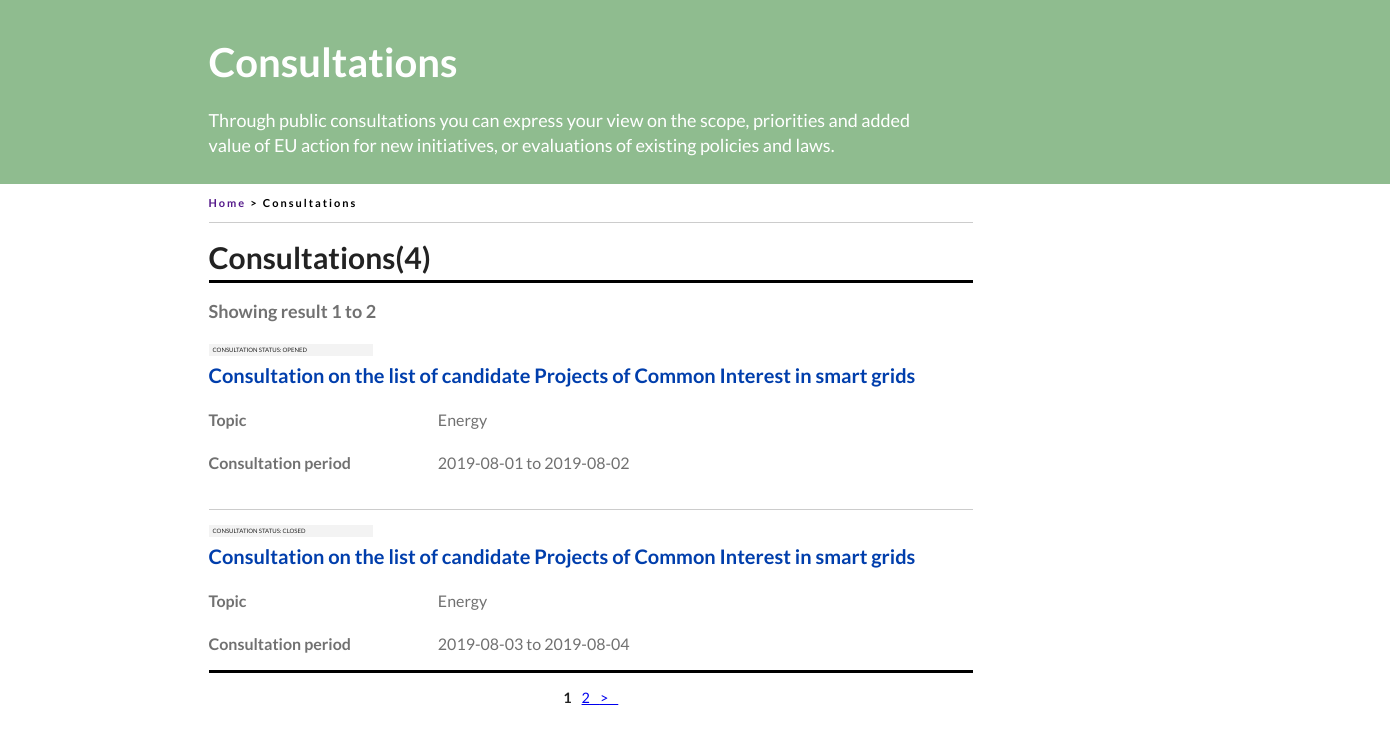
The page / on the database its author committed.
### tables this page shows
CREATE TABLE IF NOT EXISTS `consultation_main` (
  `consultation_id` int(11) NOT NULL,
  `title` varchar(100) NOT NULL,
  `topic_id` int(11) NOT NULL,
  `open_date` date NOT NULL,
  `close_date` date NOT NULL,
  `status` int(100) NOT NULL,
  PRIMARY KEY (`consultation_id`) USING BTREE
);

CREATE TABLE IF NOT EXISTS `topics` (
  `topic_id` int(11) NOT NULL,
  `topic` varchar(50) NOT NULL
);

### application/controllers/Welcome.php (called while the page is built, shortened)
<?php
class Welcome extends CI_Controller {
  private $list_max_num = 2;
  public $data;
  public function __construct(){
    $this->load->model('consultation_list_model');
    $this->load->helper('url_helper');
    $this->load->helper('url');
  }
  public function index($page = 'home'){
    $this->get_lists();
    $header['controller'] = 'welcome';
    $this->load->view('header', $header);
    $this->load->view('main_page/content', $this->data);
    $this->load->view('main_page/footer');
  }
  private function judge_status($num){
    if($num == 1)
      return "OPENED";
    elseif ($num == 0)
      return "CLOSED";
    else
      die("status error");
  }
  private function get_page_num($result_num, $list_max_num){
    if ($result_num%$list_max_num == 0)
      return $result_num/$list_max_num;
    else
      return floor($result_num/$list_max_num)+1;
  }
  private function get_page_nav(){
    $this->load->library('pagination');
    $config['base_url'] = '/edeliberation/index.php';
    $config['total_rows'] = $this->data['result_num'];
    $config['per_page'] = $this->list_max_num;
    $config['page_query_string'] = TRUE;
    $config['page_query_string'] = TRUE;
    $config['query_string_segment'] = 'page';
    $this->pagination->initialize($config);
    return $this->pagination->create_links();
  }
  private function get_page(){
    $r = substr($_SERVER['QUERY_STRING'],5);
    if ($r!=null) return $r;else return'';
  }
  private function get_lists(){
    $page = $this->get_page();
    $this->page = ($page == '') ? 1 : $page;
    $page_id_min = $this->list_max_num*($this->page-1)+1;
    $page_id_max = $this->page*$this->list_max_num;
    $result_num = $this->consultation_list_model->get_num() ;
    $page_num = $this->get_page_num($result_num, $this->list_max_num);
    $this->data['list_max_num'] = $this->list_max_num;
    $this->data['page_id_min'] = $page_id_min;
    $this->data['page_id_max'] = $page_id_max;
    $this->data['result_num'] = $result_num;
    $this->data['page_num'] = $page_num;
    $this->data['page'] = $this->page;
    $this->data['page_nav'] = $this->get_page_nav();
    if ($result_num > 0) {
      for($id=$page_id_min; $id<=$page_id_max; $id++){
        $row = $this->consultation_list_model->get_item_from_id($id);
        $this->data[$id]['id'] = $id;
        $this->data[$id]['status'] = $this->judge_status($row[0]['status']);
        $this->data[$id]['title'] = $row[0]['title'];
        $this->data[$id]['topic'] = $row[0]['topic'];
        $this->data[$id]['open_date'] = $row[0]['open_date'];
        $this->data[$id]['close_date'] = $row[0]['close_date'];
      }
    } else {
      echo "No database";
    }
  }
}

### index.php (called while the page is built, shortened)
<?php
require_once BASEPATH.'core/CodeIgniter.php';

### application/models/Consultation_list_model.php (called while the page is built, shortened)
<?php
class Consultation_list_model extends CI_Model {
  public function get_item_from_id($id){
    $this->db->select('*');
    $this->db->from('consultation_main');
    $this->db->join('topics', 'consultation_main.topic_id=topics.topic_id');
    $this->db->where('consultation_id', $id);
    $result = $this->db->get();
    return $result->result_array();
  }
  public function get_num(){
    $this->db->select('*');
    $this->db->from('consultation_main');
    $result = $this->db->get();
    return count($result->result());
  }
}

### application/views/main_page/content.php (the view, shortened to what this page needs)
<div id="container">
  <div id="content">
    <div class="consultation_num">Consultations(<?php echo $result_num?>)</div>
    <div><br><br><hr class="consultation_hr"></div>
    <div class="show_result_id">Showing result <?php echo $page_id_min.' to '.$page_id_max?></div>
    <div id="consultation_list">
    <?php if ($result_num > 0) {
      for($id=$page_id_min; $id<=$page_id_max; $id++){?>
        <div id = <?php echo $id?>>
        <div class="consultation_status">CONSULTATION STATUS: <?php echo $this->data[$id]['status']?></div>
        <div class="consultation_title"><a href="./index.php?c=consultation_detail&m=index&c_id=<?php echo $id?>" class="consultation_title" target="_blank"><?php echo $this->data[$id]['title']?></a></div>
        <div class="topic">
          <div class="topic_word">Topic</div>
          <div class="topic_content"><?php echo $this->data[$id]['topic']?></div>
        </div>
        <div class="period">
          <div class="period_word">Consultation period</div>
          <div class="period_content"><?php echo $this->data[$id]['open_date'].' to '. $this->data[$id]['close_date']?></div>
        </div>
        <?php if ($id<$result_num and $id!=$list_max_num){?>
          <div><br><hr></div>
        <?php }
        if ($result_num>$list_max_num and $id%$list_max_num==0){?>
          <div id="footer">
          <div><hr class="consultation_hr" "></div>
          <div class="footer_nav">
          <?php echo $page_nav?>
          </div>
        </div>
        <?php }
       ?>
      </div>
    <?php }
    } else { ?>
      <div> $result_num</div>
    <?php } ?>
  </div>
</div>

### application/views/header.php (shortened to what this page needs)
<html>
<head>
  <link rel="stylesheet" href="css/main.css">
  <link rel="stylesheet" href="css/consultations.css">
</head>
<body>
<div class="intro">
  <div class="css_intro">
    <div>
      <?php if ($controller=='welcome' | $controller=='consultation_detail'){?>
      <h1 class="header_title">Consultations</h1>
      <?php } elseif ($controller=='public_consultation'){?>
      <h1 class="header_title">Public Consultation</h1>
      <?php } elseif ($controller=='consultation_comment'){?>
      <h1 class="header_title">Thread - <?php echo ucfirst($thread);?> Consultation</h1>
      <?php }?>
      <p class="header_intro" style="width: 80%">Through public consultations you can express your view on the scope, priorities and
        added value of EU action for new initiatives, or evaluations of existing policies and laws.<br><br></p>
    </div>
  </div>
</div>
<div style="padding: 0px">
  <nav class="css_intro">
    <ul>
      <li><a href="" id="Home">Home</a></li>
      <li>&nbsp;&gt;&nbsp; </li>
      <?php if ($controller=='welcome'){?>
        <li>Consultations</li>
      <?php }?>
    </ul>
    <br><br><hr>
  </nav>
</div>

### application/views/main_page/footer.php
</body>
</html>

### css/main.css (style rules this page uses)
html { color: #222; font-size: 1em; line-height: 1.4; }
hr { display: block; height: 1px; border: 0; border-top: 1px solid #ccc; margin: 1em 0; padding: 0; }

### css/consultations.css (style rules this page uses)
body { font-family: 'Lato', sans-serif; background-color: #FFFFFF; margin-top: 0px; margin-right: 0px; margin-bottom: 0px; margin-left: 0px; font-style: normal; font-size: 90%; }
div.intro { width: 100%; height: 23%; background-color: darkseagreen; }
div.css_intro { margin:0px 20% 0px 15%; padding-top: 0.5%; }
.header_title { color: white; font-size: 40px; margin-bottom: 0px; }
.header_intro { color: white; width: 75%; font-size: 18px; }
nav.css_intro { width: 100%; height: 5%; margin-left: 15%; font-size: 10px; float: left; text-align: left; }
nav ul { color: #000000; list-style: none; float: left; padding: 0px; font-size: 110%; }
nav ul li { float: left; text-align: left; font-weight: bold; letter-spacing: 2px; }
ul li a { text-decoration: none; }
.css_intro hr { width: 55%; }
#container { position:relative; margin-top: 3%; }
#content { margin: 0px 30% 0px 15%; }
#footer { height:80px; }
.consultation_status { top:0px; background-color: #F3F3F3; padding: 2px 4px 2px 4px; font-size: 10%; width:20.5%; }
div.consultation_title { padding-top: 5px; top: 5%; //width: 75%; }
a.consultation_title { text-decoration: none; color: #003EAC; font-weight: bold; font-size: 20px; }
div.topic { color: #717171; font-size: 16px; position: relative; padding-top: 20px; }
.topic_word { font-weight: bold; width: 30%; float: left; }
div.period { color: #717171; font-size: 16px; padding-top: 20px; }
.period_word { font-weight: bold; width: 20%; float: left; }
.period_content { width: 40%; padding-left: 30%; }
.consultation_num { position: absolute; top: 10px; height: 50px; font-size: 30px; font-weight: bold; }
.consultation_hr { border:none; border-top:3px solid #000000; }
.show_result_id { color: #717171; font-size: 18px; font-weight: bold; }
#consultation_list { display: block; word-break: break-all; word-wrap: break-word; position: relative; top: 20px; }
.footer_nav { text-align: center; letter-spacing:10px; }

### rows shown on the page
consultation_main: data "OPENED", title "Consultation on the list of candidate Projects of Common Interest in smart grids", topic.topic "Energy", open_date "2019-08-01", close_date "2019-08-02"
consultation_main: data "CLOSED", title "Consultation on the list of candidate Projects of Common Interest in smart grids", topic.topic "Energy", open_date "2019-08-03", close_date "2019-08-04"

### other values the page prints
$result_num "4"
$page_id_min "1"
$page_id_max "2"
